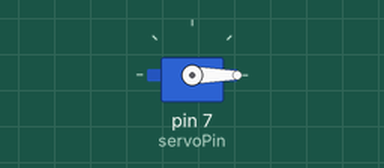
Recording of a sketch running on a simulated Arduino Uno, built with avr-gcc and run on an emulated ATmega328P. Parts: servo.

Above: at 0.05 s.
At 1.05 s:
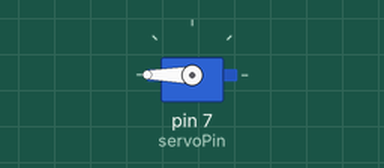
At 2.0 s:
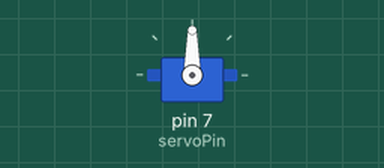
Timing chart, 0 to 4.6 s (numbered marks = the images above):
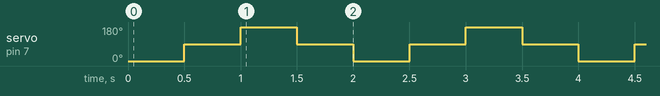

The sketch:

Servo_1_Einstieg.ino
```cpp
/*
 * Mit der Pulsweitenmodulation die Motoren steuern
*/

// Eindinden der Servo-Bibliothek
#include <Servo.h>

Servo servo;
int servoPin = 7;

// Die setup-Funktion wird einmalig nach "reset" oder power-up" ausgeführt
void setup()
{
    // Initialisierung des Servo-Pin über die Servo-Bibliothek
    servo.attach(servoPin);
}
// Die loop-Funktion wird ständig wiederholt durchlaufen
void loop()
{
    // Ausgangsposition anfahren (Wert von 0 bis 180 Grad)
    servo.write(0);
    delay(500);

    servo.write(90);
    delay(500);

    servo.write(180);
    delay(500);

    servo.write(90);
    delay(500);
}
```

Measured:
- by itself, servo on pin 7 (servoPin): repeats every 2.0 s: 180° 0.50 s, 90° 0.50 s, 0° 0.50 s, 90° 0.50 s
